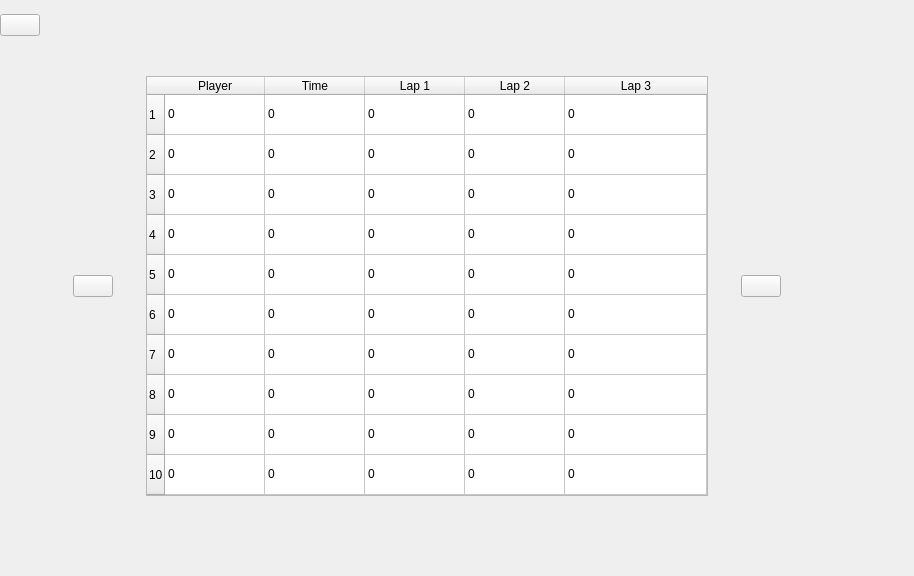
      <widget class="QWidget" name="highscore">
       <layout class="QGridLayout" name="gridLayout_5">
        <property name="leftMargin">
         <number>0</number>
        </property>
        <property name="topMargin">
         <number>0</number>
        </property>
        <property name="rightMargin">
         <number>0</number>
        </property>
        <property name="bottomMargin">
         <number>0</number>
        </property>
        <property name="spacing">
         <number>0</number>
        </property>
        <item row="2" column="0">
         <spacer name="verticalSpacer_8">
          <property name="orientation">
           <enum>Qt::Vertical</enum>
          </property>
          <property name="sizeHint" stdset="0">
           <size>
            <width>20</width>
            <height>40</height>
           </size>
          </property>
         </spacer>
        </item>
        <item row="2" column="6">
         <widget class="QLabel" name="highscoreLevelTitle">
          <property name="text">
           <string/>
          </property>
         </widget>
        </item>
        <item row="3" column="0">
         <spacer name="verticalSpacer_12">
          <property name="orientation">
           <enum>Qt::Vertical</enum>
          </property>
          <property name="sizeHint" stdset="0">
           <size>
            <width>20</width>
            <height>40</height>
           </size>
          </property>
         </spacer>
        </item>
        <item row="1" column="0">
         <widget class="QPushButton" name="highscore2Main">
          <property name="sizePolicy">
           <sizepolicy hsizetype="Fixed" vsizetype="Fixed">
            <horstretch>0</horstretch>
            <verstretch>0</verstretch>
           </sizepolicy>
          </property>
          <property name="text">
           <string/>
          </property>
         </widget>
        </item>
        <item row="6" column="0">
         <spacer name="verticalSpacer_11">
          <property name="orientation">
           <enum>Qt::Vertical</enum>
          </property>
          <property name="sizeHint" stdset="0">
           <size>
            <width>20</width>
            <height>40</height>
           </size>
          </property>
         </spacer>
        </item>
        <item row="7" column="0">
         <spacer name="verticalSpacer_2">
          <property name="orientation">
           <enum>Qt::Vertical</enum>
          </property>
          <property name="sizeHint" stdset="0">
           <size>
            <width>20</width>
            <height>40</height>
           </size>
          </property>
         </spacer>
        </item>
        <item row="1" column="11">
         <spacer name="highscoreHorizontalSpacer">
          <property name="orientation">
           <enum>Qt::Horizontal</enum>
          </property>
          <property name="sizeType">
           <enum>QSizePolicy::Fixed</enum>
          </property>
          <property name="sizeHint" stdset="0">
           <size>
            <width>100</width>
            <height>20</height>
           </size>
          </property>
         </spacer>
        </item>
        <item row="0" column="0" colspan="12">
         <widget class="QLabel" name="highscoreLogo">
          <property name="sizePolicy">
           <sizepolicy hsizetype="Preferred" vsizetype="Preferred">
            <horstretch>0</horstretch>
            <verstretch>0</verstretch>
           </sizepolicy>
          </property>
          <property name="minimumSize">
           <size>
            <width>0</width>
            <height>0</height>
           </size>
          </property>
          <property name="maximumSize">
           <size>
            <width>16777215</width>
            <height>16777215</height>
           </size>
          </property>
          <property name="text">
           <string/>
          </property>
         </widget>
        </item>
        <item row="4" column="0">
         <spacer name="verticalSpacer_9">
          <property name="orientation">
           <enum>Qt::Vertical</enum>
          </property>
          <property name="sizeHint" stdset="0">
           <size>
            <width>20</width>
            <height>40</height>
           </size>
          </property>
         </spacer>
        </item>
        <item row="5" column="0">
         <spacer name="verticalSpacer_10">
          <property name="orientation">
           <enum>Qt::Vertical</enum>
          </property>
          <property name="sizeHint" stdset="0">
           <size>
            <width>20</width>
            <height>40</height>
           </size>
          </property>
         </spacer>
        </item>
        <item row="3" column="6" rowspan="3">
         <widget class="QTableWidget" name="highscoreTable">
          <property name="sizePolicy">
           <sizepolicy hsizetype="Preferred" vsizetype="Maximum">
            <horstretch>0</horstretch>
            <verstretch>0</verstretch>
           </sizepolicy>
          </property>
          <property name="contextMenuPolicy">
           <enum>Qt::NoContextMenu</enum>
          </property>
          <property name="autoFillBackground">
           <bool>true</bool>
          </property>
          <property name="styleSheet">
           <string notr="true"/>
          </property>
          <property name="verticalScrollBarPolicy">
           <enum>Qt::ScrollBarAsNeeded</enum>
          </property>
          <property name="horizontalScrollBarPolicy">
           <enum>Qt::ScrollBarAlwaysOff</enum>
          </property>
          <property name="sizeAdjustPolicy">
           <enum>QAbstractScrollArea::AdjustToContents</enum>
          </property>
          <property name="rowCount">
           <number>10</number>
          </property>
          <attribute name="horizontalHeaderCascadingSectionResizes">
           <bool>false</bool>
          </attribute>
          <attribute name="horizontalHeaderHighlightSections">
           <bool>false</bool>
          </attribute>
          <attribute name="horizontalHeaderStretchLastSection">
           <bool>true</bool>
          </attribute>
          <attribute name="verticalHeaderCascadingSectionResizes">
           <bool>false</bool>
          </attribute>
          <attribute name="verticalHeaderDefaultSectionSize">
           <number>40</number>
          </attribute>
          <attribute name="verticalHeaderHighlightSections">
           <bool>false</bool>
          </attribute>
          <attribute name="verticalHeaderMinimumSectionSize">
           <number>30</number>
          </attribute>
          <attribute name="verticalHeaderStretchLastSection">
           <bool>false</bool>
          </attribute>
          <row/>
          <row/>
          <row/>
          <row/>
          <row/>
          <row/>
          <row/>
          <row/>
          <row/>
          <row/>
          <column>
           <property name="text">
            <string>Player</string>
           </property>
          </column>
          <column>
           <property name="text">
            <string>Time</string>
           </property>
          </column>
          <column>
           <property name="text">
            <string>Lap 1</string>
           </property>
          </column>
          <column>
           <property name="text">
            <string>Lap 2</string>
           </property>
          </column>
          <column>
           <property name="text">
            <string>Lap 3</string>
           </property>
          </column>
          <item row="0" column="0">
           <property name="text">
            <string>0</string>
           </property>
          </item>
          <item row="0" column="1">
           <property name="text">
            <string>0</string>
           </property>
          </item>
          <item row="0" column="2">
           <property name="text">
            <string>0</string>
           </property>
          </item>
          <item row="0" column="3">
           <property name="text">
            <string>0</string>
           </property>
          </item>
          <item row="0" column="4">
           <property name="text">
            <string>0</string>
           </property>
          </item>
          <item row="1" column="0">
           <property name="text">
            <string>0</string>
           </property>
          </item>
          <item row="1" column="1">
           <property name="text">
            <string>0</string>
           </property>
          </item>
          <item row="1" column="2">
           <property name="text">
            <string>0</string>
           </property>
          </item>
          <item row="1" column="3">
           <property name="text">
            <string>0</string>
           </property>
          </item>
          <item row="1" column="4">
           <property name="text">
            <string>0</string>
           </property>
          </item>
          <item row="2" column="0">
           <property name="text">
            <string>0</string>
           </property>
          </item>
          <item row="2" column="1">
           <property name="text">
            <string>0</string>
           </property>
          </item>
          <item row="2" column="2">
           <property name="text">
            <string>0</string>
           </property>
          </item>
          <item row="2" column="3">
           <property name="text">
            <string>0</string>
           </property>
          </item>
          <item row="2" column="4">
           <property name="text">
            <string>0</string>
           </property>
          </item>
          <item row="3" column="0">
           <property name="text">
            <string>0</string>
           </property>
          </item>
          <item row="3" column="1">
           <property name="text">
            <string>0</string>
           </property>
          </item>
          <item row="3" column="2">
           <property name="text">
            <string>0</string>
           </property>
          </item>
          <item row="3" column="3">
           <property name="text">
            <string>0</string>
           </property>
          </item>
          <item row="3" column="4">
           <property name="text">
            <string>0</string>
           </property>
          </item>
          <item row="4" column="0">
           <property name="text">
            <string>0</string>
           </property>
          </item>
          <item row="4" column="1">
           <property name="text">
            <string>0</string>
           </property>
          </item>
          <item row="4" column="2">
           <property name="text">
            <string>0</string>
           </property>
          </item>
          <item row="4" column="3">
           <property name="text">
            <string>0</string>
           </property>
          </item>
          <item row="4" column="4">
           <property name="text">
            <string>0</string>
           </property>
          </item>
          <item row="5" column="0">
           <property name="text">
            <string>0</string>
           </property>
          </item>
          <item row="5" column="1">
           <property name="text">
            <string>0</string>
           </property>
          </item>
          <item row="5" column="2">
           <property name="text">
            <string>0</string>
           </property>
          </item>
          <item row="5" column="3">
           <property name="text">
            <string>0</string>
           </property>
          </item>
          <item row="5" column="4">
           <property name="text">
            <string>0</string>
           </property>
          </item>
          <item row="6" column="0">
           <property name="text">
            <string>0</string>
           </property>
          </item>
          <item row="6" column="1">
           <property name="text">
            <string>0</string>
           </property>
          </item>
          <item row="6" column="2">
           <property name="text">
            <string>0</string>
           </property>
          </item>
          <item row="6" column="3">
           <property name="text">
            <string>0</string>
           </property>
          </item>
          <item row="6" column="4">
           <property name="text">
            <string>0</string>
           </property>
          </item>
          <item row="7" column="0">
           <property name="text">
            <string>0</string>
           </property>
          </item>
          <item row="7" column="1">
           <property name="text">
            <string>0</string>
           </property>
          </item>
          <item row="7" column="2">
           <property name="text">
            <string>0</string>
           </property>
          </item>
          <item row="7" column="3">
           <property name="text">
            <string>0</string>
           </property>
          </item>
          <item row="7" column="4">
           <property name="text">
            <string>0</string>
           </property>
          </item>
          <item row="8" column="0">
           <property name="text">
            <string>0</string>
           </property>
          </item>
          <item row="8" column="1">
           <property name="text">
            <string>0</string>
           </property>
          </item>
          <item row="8" column="2">
           <property name="text">
            <string>0</string>
           </property>
          </item>
          <item row="8" column="3">
           <property name="text">
            <string>0</string>
           </property>
          </item>
          <item row="8" column="4">
           <property name="text">
            <string>0</string>
           </property>
          </item>
          <item row="9" column="0">
           <property name="text">
            <string>0</string>
           </property>
          </item>
          <item row="9" column="1">
           <property name="text">
            <string>0</string>
           </property>
          </item>
          <item row="9" column="2">
           <property name="text">
            <string>0</string>
           </property>
          </item>
          <item row="9" column="3">
           <property name="text">
            <string>0</string>
           </property>
          </item>
          <item row="9" column="4">
           <property name="text">
            <string>0</string>
           </property>
          </item>
         </widget>
        </item>
        <item row="1" column="6">
         <widget class="QLabel" name="highscoreTitle">
          <property name="text">
           <string/>
          </property>
         </widget>
        </item>
        <item row="4" column="2" colspan="3">
         <widget class="QPushButton" name="highscore2Left">
          <property name="text">
           <string/>
          </property>
         </widget>
        </item>
        <item row="4" column="8" colspan="2">
         <widget class="QPushButton" name="highscore2Right">
          <property name="text">
           <string/>
          </property>
         </widget>
        </item>
        <item row="4" column="1">
         <spacer name="horizontalSpacer_5">
          <property name="orientation">
           <enum>Qt::Horizontal</enum>
          </property>
          <property name="sizeHint" stdset="0">
           <size>
            <width>40</width>
            <height>20</height>
           </size>
          </property>
         </spacer>
        </item>
        <item row="4" column="10">
         <spacer name="horizontalSpacer_16">
          <property name="orientation">
           <enum>Qt::Horizontal</enum>
          </property>
          <property name="sizeHint" stdset="0">
           <size>
            <width>40</width>
            <height>20</height>
           </size>
          </property>
         </spacer>
        </item>
        <item row="4" column="5">
         <spacer name="horizontalSpacer_17">
          <property name="orientation">
           <enum>Qt::Horizontal</enum>
          </property>
          <property name="sizeHint" stdset="0">
           <size>
            <width>40</width>
            <height>20</height>
           </size>
          </property>
         </spacer>
        </item>
        <item row="4" column="7">
         <spacer name="horizontalSpacer_35">
          <property name="orientation">
           <enum>Qt::Horizontal</enum>
          </property>
          <property name="sizeHint" stdset="0">
           <size>
            <width>40</width>
            <height>20</height>
           </size>
          </property>
         </spacer>
        </item>
       </layout>
      </widget>
